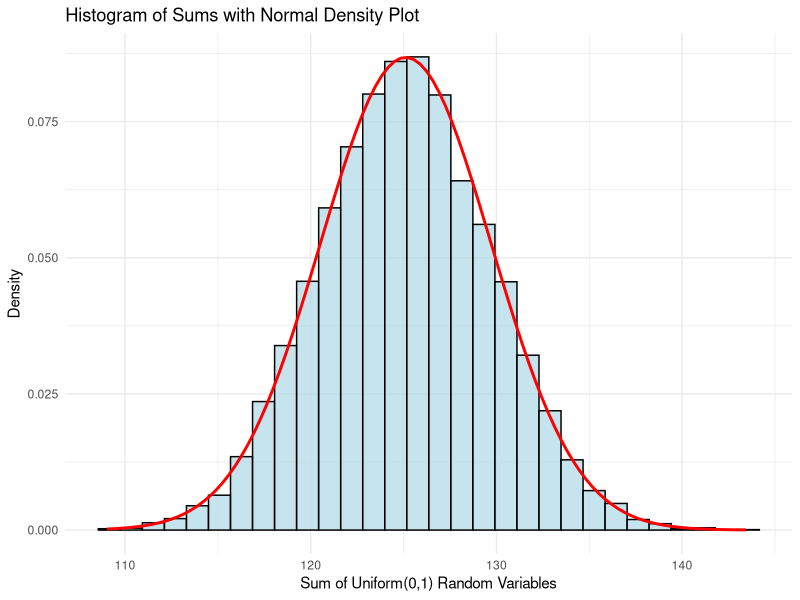
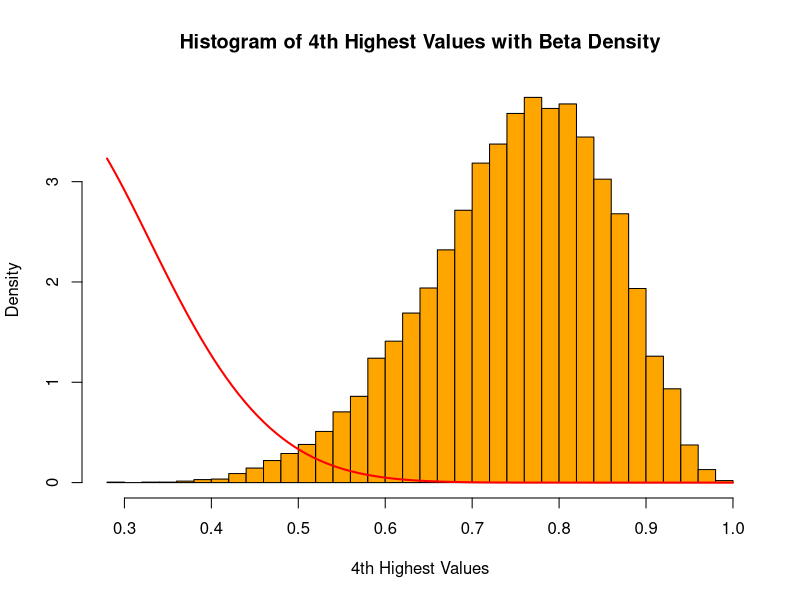
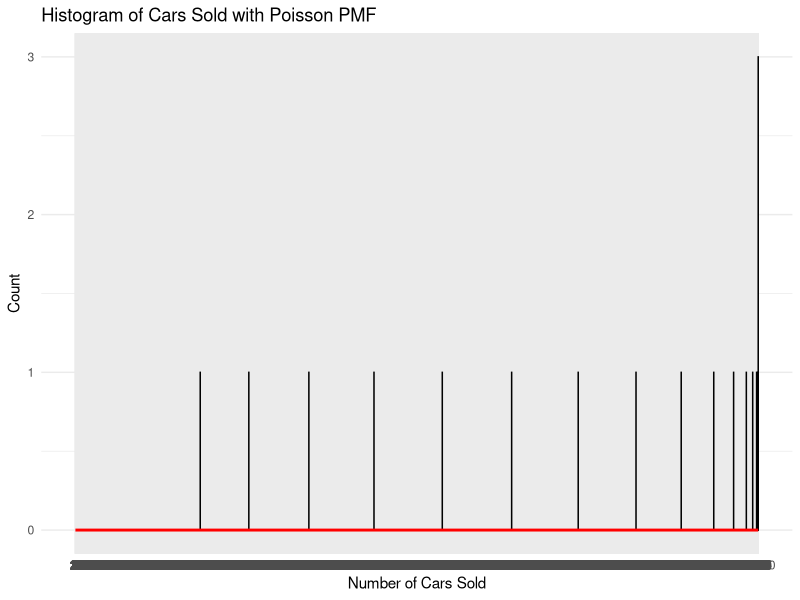
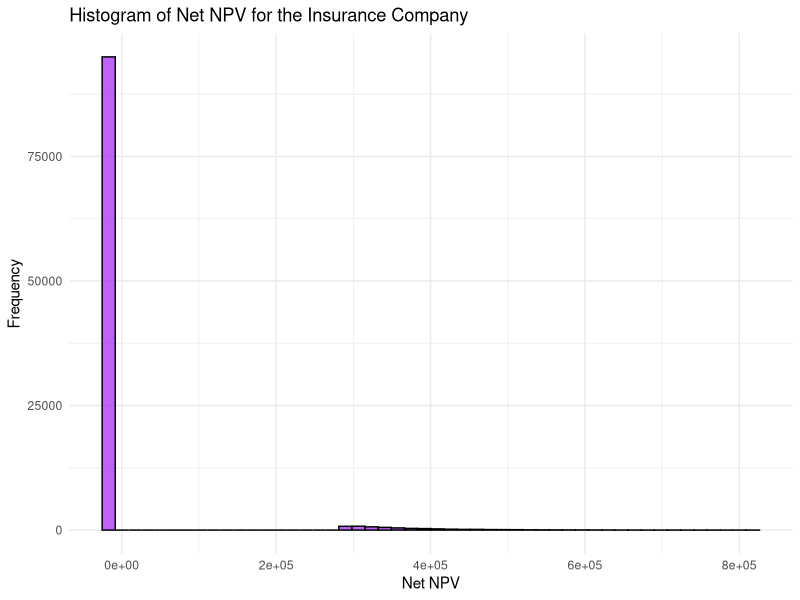

Here is the R script that generated these plots, in order:
## ---- chunk 1
#include any libraries you plan to use for this assignment here
library(tidyverse)
## ---- chunk 2
# 0+1/2 = 0.5  250 * 0.5 = 125
#The Expectation = 125

#The standard deviation = 4.57
## ---- chunk 3
trials <- 10000
summands <- 250 

matrix <- matrix(runif(trials*summands, min = 0, max = 1),
                 nrow = trials,
                 ncol = summands)

vector <- rowSums(matrix)

## ---- chunk 4
mean <- mean(vector)
std <- sd(vector)
## ---- chunk 5
ggplot(data.frame(vector), aes(x = vector)) +
  geom_histogram(aes(y = after_stat(density)), bins = 30, fill = "lightblue", color = "black", alpha = 0.7) +
  stat_function(fun = dnorm, 
                args = list(mean = mean, sd = std), 
                color = "red", size = 1) +
  labs(title = "Histogram of Sums with Normal Density Plot",
       x = "Sum of Uniform(0,1) Random Variables",
       y = "Density") +
  theme_minimal()

## ---- chunk 6

trial_num <- 10000
uniform_rv <- 15
k <- 4

fourth_highest <- numeric(trial_num) 

set.seed(856)
for (i in 1:trial_num){
  samples <- runif(uniform_rv, min = 0, max = 1)
  sort_samples <- sort(samples, decreasing = TRUE)
  fourth_highest[i] <- sort_samples[k]

}

fhv_mean <- mean(fourth_highest)
fhv_sd <- sd(fourth_highest)

## ---- chunk 7
matrix <- matrix(nrow = trial_num, ncol = uniform_rv)
#should I be getting 0's in my matrix? I think something is off
## ---- chunk 8
kth_highest <- function(row, k) {
  sort_row <- sort(row, decreasing = TRUE)
  return(sort_row[k])
}


fourth_highest <- apply(matrix, 1, kth_highest, k)

mean(fourth_highest)
## ---- chunk 9
trial_num <- 10000
uniform_rv <- 15
k <- 4

set.seed(856)
fourth_highest <- numeric(trial_num)
for (i in 1:trial_num) {
  samples <- runif(uniform_rv, min = 0, max = 1)
  sort_samples <- sort(samples, decreasing = TRUE)
  fourth_highest[i] <- sort_samples[k]
}

shape1 <- k
shape2 <- uniform_rv + 1 - k

hist(fourth_highest, breaks = 30, probability = TRUE,
     main = "Histogram of 4th Highest Values with Beta Density",
     xlab = "4th Highest Values", col = "orange", border = "black")


curve(dbeta(x, shape1, shape2), add = TRUE, col = "red", lwd = 2)

## ---- chunk 10
a <- 4
b <- 12

beta_expectation <- a / (a + b)
beta_variance <- (a * b) / ((a + b)^2 * (a + b + 1))

fhv_mean <- mean(fourth_highest)
fhv_variance <- var(fourth_highest)

## ---- chunk 11

num_trials <- 10000  
num_purchases <- 20  
rate <- 15           

time_between_purchases <- matrix(rexp(num_trials * (num_purchases - 1), rate), 
                                  nrow = num_trials, 
                                  ncol = num_purchases - 1)
## ---- chunk 12
cumulative_time <- apply(time_between_purchases, 1, cumsum)
## ---- chunk 13

purchase_before_one_day <- cumulative_time < 1

## ---- chunk 14
cars_sold <- rowSums(purchase_before_one_day)

max_cars_sold <- max(cars_sold)
num_columns <- ncol(time_between_purchases)
## ---- chunk 15
lambda <- 15  

ggplot(data.frame(cars_sold), aes(x = cars_sold)) +
  geom_histogram(aes(y = ..count..), bins = max(cars_sold) + 1, 
                 fill = "pink", color = "black", alpha = 0.7) +
  stat_function(fun = dpois, args = list(lambda = lambda), 
                xlim = c(0, max(cars_sold)), 
                color = "red", size = 1) +
  scale_x_continuous(breaks = 0:max(cars_sold)) +  
  labs(title = "Histogram of Cars Sold with Poisson PMF",
       x = "Number of Cars Sold",
       y = "Count") +
  theme_minimal()

#had issues. Ask prof
## ---- chunk 16
mean_cars_sold <- mean(cars_sold)
var_cars_sold <- var(cars_sold)
## ---- chunk 17
num_trials <- length(cars_sold)  
count_20_or_more <- sum(cars_sold >= 20)  


probability_20_or_more <- count_20_or_more / num_trials
## ---- chunk 18
lambda <- 15

probability_less_than_20 <- ppois(19, lambda)

probability_20_or_more_exact <- 1 - probability_less_than_20
## ---- chunk 19
num_trials <- 100000
shape_parameter <- 4.6
scale_parameter <- 38

monthly_lapse_rate <- 0.003
scale_parameter_months <- scale_parameter * 12


set.seed(856)
time_until_death <- rweibull(num_trials, shape = shape_parameter, scale = scale_parameter_months)
lapse_time <- rexp(num_trials, rate = 1 / (1 / (monthly_lapse_rate * 1)))

results <- data.frame(time_until_death = time_until_death, lapse_time_months = lapse_time)
## ---- chunk 20

monthly_premium <- 120
benefit_amount <- 1000000
interest_rate <- 0.06 / 12  
policy_term_months <- 20 * 12  

results <- results %>%
  mutate(
    owes_benefit = time_until_death <= policy_term_months,
    months_of_payments = pmin(time_until_death, policy_term_months),
    npv_payments = monthly_premium * (1 - (1 + interest_rate)^(-months_of_payments)) / interest_rate,
    npv_benefit = ifelse(owes_benefit, benefit_amount * (1 + interest_rate)^(-time_until_death), 0),
    net_npv = npv_benefit - npv_payments
  )

## ---- chunk 21
ggplot(results, aes(x = net_npv)) +
  geom_histogram(bins = 50, fill = "purple", color = "black", alpha = 0.7) +
  labs(title = "Histogram of Net NPV for the Insurance Company",
       x = "Net NPV",
       y = "Frequency") +
  theme_minimal()

#what is going ooonnn with this 
## ---- chunk 22

## ---- chunk 23

## ---- chunk 24

## ---- chunk 25

## ---- chunk 26

## ---- chunk 27

## ---- chunk 28

#iii

#iv

#v

#vi

#vii

